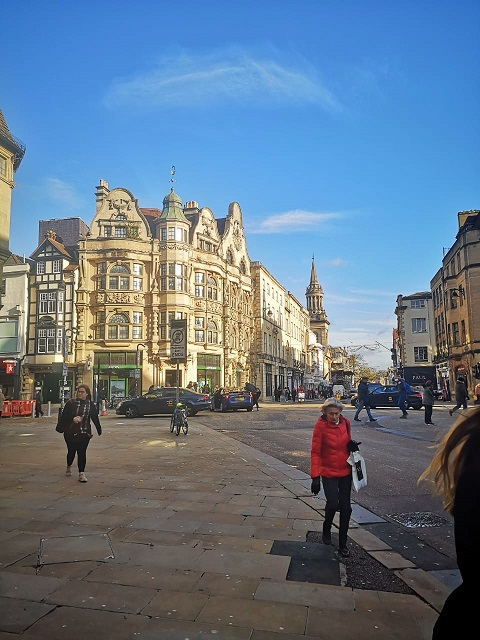
#> input picture Section 2/images/oxford.jpg, 480 x 640 px
$ jupyter execute '5. Scaling, Re-sizing, Interpolations and Cropping.ipynb'
#> lines starting #> are read from the running program, lines starting #| are printed output that depends on the picture; after the words box and inside, x2 and y2 are one past the last pixel; in counts of white or black regions, pixels touching at a corner belong together
## Scaling, Re-sizing, Interpolations and Cropping

Re-sizing is very easy using the cv2.resize function, it's arguments are:

cv2.resize(image, dsize(output image size), x scale, y scale, interpolation)
- if dsize is None the output image is calculated as a function of scaling

#### List of Interpolation Methods:
- cv2.INTER_AREA - Good for shrinking or down sampling
- cv2.INTER_NEAREST - Fastest
- cv2.INTER_LINEAR - Good for zooming or up sampling (default)
- cv2.INTER_CUBIC - Better
- cv2.INTER_LANCZOS4 - Best

[cell 1]
import cv2
import numpy as np

# load our input image
image = cv2.imread('images/oxford.jpg')
#> image is the input picture: shape (640, 480, 3); mean B, G, R 139.4, 120.9, 101.6

# If no interpolation is specified cv.INTER_LINEAR is used as default
# Let's make our image 3/4 of it's original size
image_scaled = cv2.resize(image, None, fx=0.75, fy=0.75)
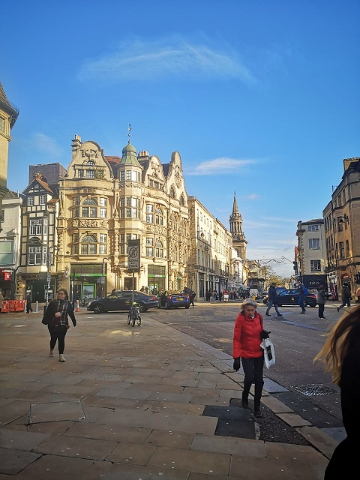
#> image_scaled: shape (480, 360, 3); mean B, G, R 139.3, 120.8, 101.5
cv2.imshow('Scaling - Linear Interpolation', image_scaled)
cv2.waitKey()

# Let's double the size of our image
img_scaled = cv2.resize(image, None, fx=2, fy=2, interpolation = cv2.INTER_CUBIC)
cv2.imshow('Scaling - Cubic Interpolation', img_scaled)
cv2.waitKey()

# Let's double the size of our image
img_scaled = cv2.resize(image, None, fx=2, fy=2, interpolation = cv2.INTER_NEAREST)
cv2.imshow('Scaling - Inter Nearest', img_scaled)
cv2.waitKey()

# Let's skew the re-sizing by setting exact dimensions
img_scaled = cv2.resize(image, (900, 400), interpolation = cv2.INTER_AREA)
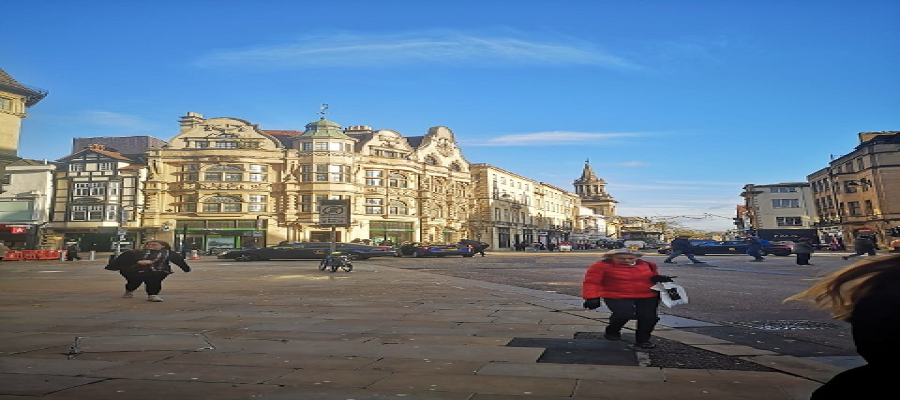
#> img_scaled: shape (400, 900, 3); mean B, G, R 139.4, 120.9, 101.6
cv2.imshow('Scaling - Skewed Size', img_scaled)
cv2.waitKey()

cv2.destroyAllWindows()

## Image Pyramids

Useful when scaling images in object detection.

[cell 2]
import cv2

image = cv2.imread('images/oxford.jpg')

smaller = cv2.pyrDown(image)
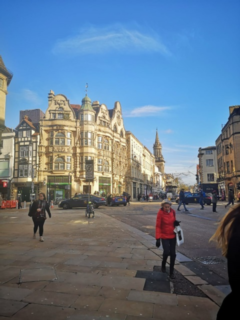
#> smaller: shape (320, 240, 3); mean B, G, R 139.5, 121, 101.6
larger = cv2.pyrUp(smaller)
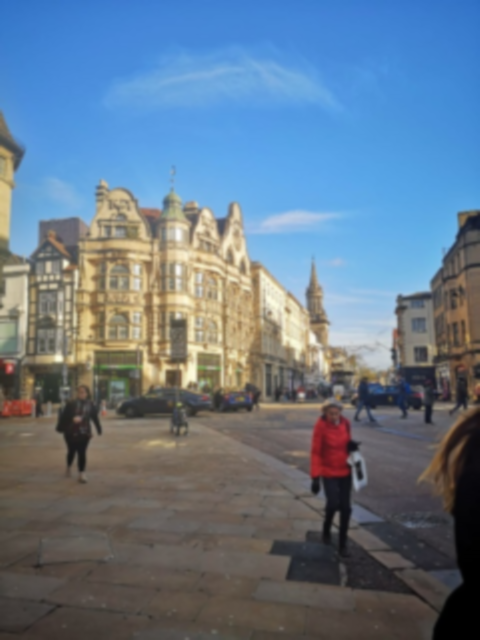
#> larger: shape (640, 480, 3); mean B, G, R 139.4, 120.9, 101.6

cv2.imshow('Original', image )

cv2.imshow('Smaller ', smaller )
cv2.imshow('Larger ', larger )
cv2.waitKey(0)
cv2.destroyAllWindows()

## Cropping

[cell 3]
import cv2
import numpy as np

image = cv2.imread('images/input.jpg')
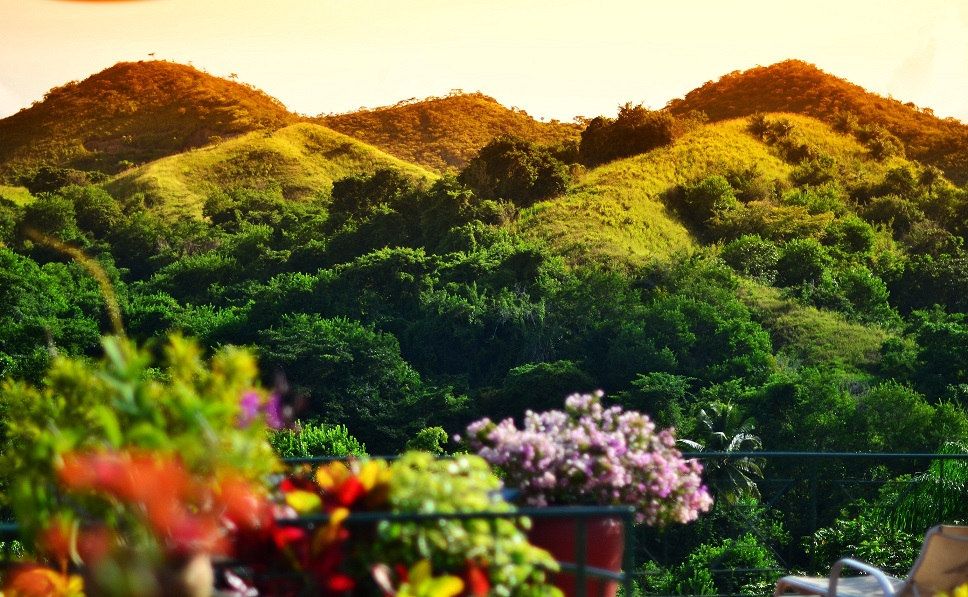
#> input picture Section 2/images/input.jpg, 968 x 597 px
#> image is the input picture: shape (597, 968, 3); mean B, G, R 57.5, 105, 110.7

# Get out image dimensions
height, width = image.shape[:2]
#> height = 597; width = 968

# Let's get the starting pixel coordiantes (top  left of cropping rectangle)
# using 0.25 to get the x,y position that is 1/4 down from the top left (0,0)
start_row, start_col = int(height * .25), int(width * .25)
#> start_row = 149; start_col = 242

# Let's get the ending pixel coordinates (bottom right)
end_row, end_col = int(height * .75), int(width * .75)
#> end_row = 447; end_col = 726

# Simply use indexing to crop out the rectangle we desire
cropped = image[start_row:end_row , start_col:end_col]
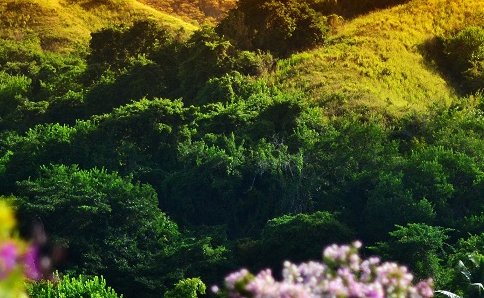
#> cropped: shape (298, 484, 3); mean B, G, R 33, 72.6, 67

cv2.imshow("Original Image", image)
cv2.waitKey(0)

# The cv2.rectangle function draws a rectangle over our image (in-place operation)
copy = image.copy()
cv2.rectangle(copy, (start_col,start_row), (end_col,end_row), (0,255,255), 10)
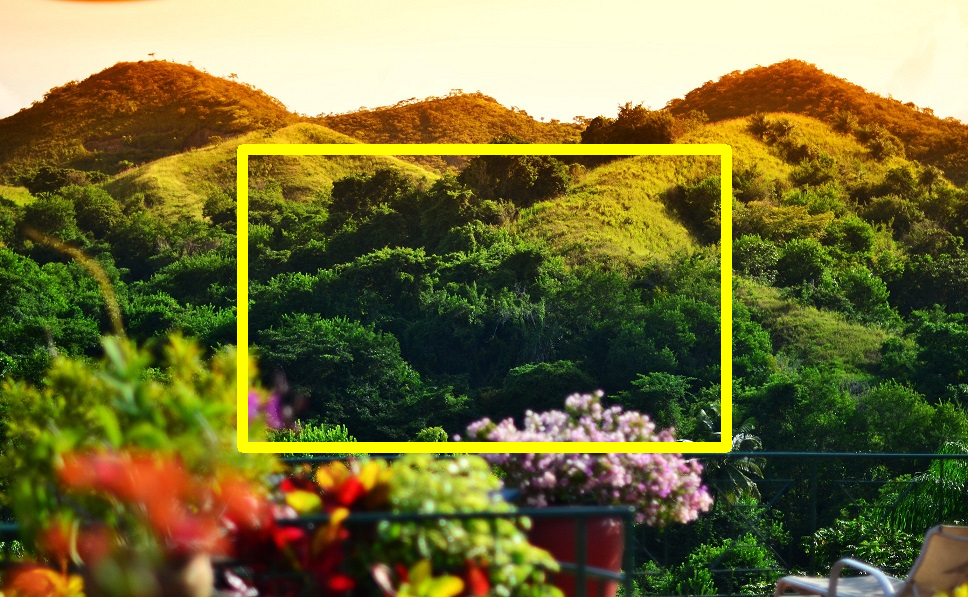
#> copy: shape (597, 968, 3); 2.97% of pixels changed, all inside (x1, y1, x2, y2) = (237, 144, 732, 453)
cv2.imshow("Area we are cropping", copy)
cv2.waitKey(0)

cv2.imshow("Cropped Image", cropped)
cv2.waitKey(0)
cv2.destroyAllWindows()
